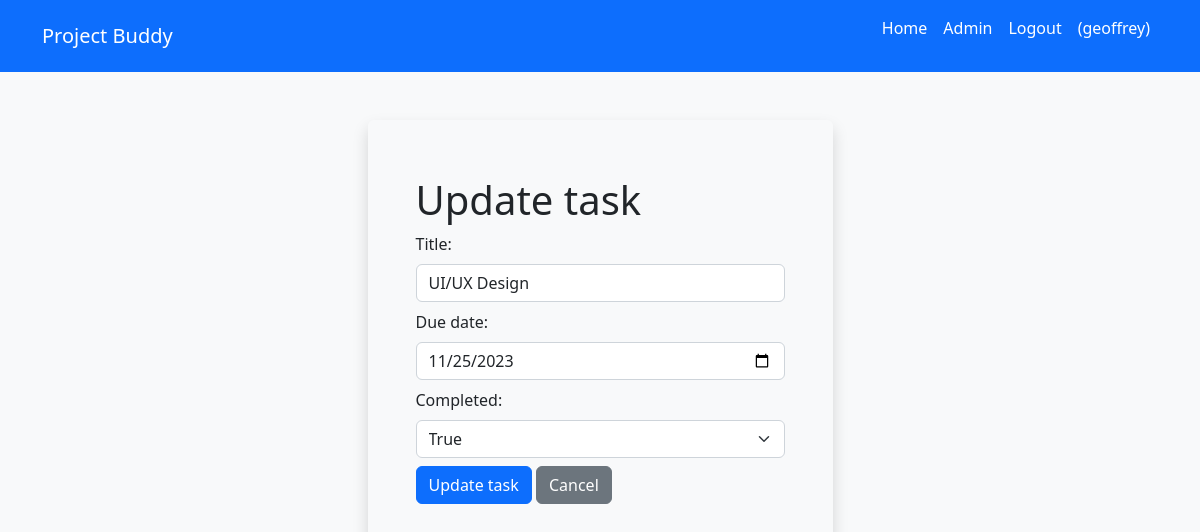
Screenshot of /projects/9/tasks/17/update/ (signed in) with the database file from the repository.
### task_list/models.py (models this page shows, shortened)
class Task(models.Model):
    owner = models.ForeignKey(User, on_delete=models.CASCADE)
    title = models.CharField(max_length=255)
    project = models.ForeignKey(Project, on_delete=models.CASCADE, related_name='tasks')
    created_at = models.DateTimeField(auto_now_add=True)
    due_date = models.DateField(null=True, blank=True)
    completed = models.BooleanField(default=False)

### task_list/views.py (the view, shortened to what this page needs)
# urls.py: path('<int:project_id>/tasks/<int:task_id>/update/', views.task_update, name='task_update'),
@login_required
def task_update(request, project_id, task_id):
    task = get_object_or_404(Task, pk=task_id)
    return render(request, 'task_edit.html', {'task': task, 'project_id': project_id} )

### task_list/templates/task_edit.html (shortened to what this page needs)
{% extends 'base.html'%} {% load humanize %} {% block content %}
<form class='col-12 col-md-5 mx-auto p-5 shadow rounded mt-5' action="{% url 'task_update' project_id task.id %}" method="POST">
  <div class="mb-2 mt-2">
    <h1>Update task</h1>
    <div class="mb-2">
      <label for="title" class="form-label">Title:</label>
      <input
        type="text"
        class="form-control"
        id="title"
        name="title"
        value="{{ task.title }}"
      />
    </div>
    <div class="mb-2">
      <label for="due_date" class="form-label">Due date:</label>
      <input
        type="date"
        class="form-control"
        id="due_date"
        name="due_date"
        value="{{ task.due_date | date:'Y-m-d' }}"
      />
    </div>
    <div class="mb-2">
      <label for="completed" class="form-label">Completed:</label>
      <select class="form-select" id="completed" name="completed">
        <option value="True" {% if task.completed %} selected {% endif %}>
          True
        </option>
      </select>
    </div>
    <button type="submit" class="btn btn-primary">Update task</button>
    <a href="{% url 'project_detail' project_id %}" class="btn btn-secondary"
      >Cancel</a
    >
  </div>
</form>
{% endblock %}

### templates/base.html (shortened to what this page needs)
{% load static%}
<!DOCTYPE html>
<html lang="en">
  <head>
    <link
      href="https://cdn.jsdelivr.net/npm/bootstrap@5.2.3/dist/css/bootstrap.min.css"
      rel="stylesheet"
    />
  </head>
  <body class="bg-light">
    <nav class="navbar navbar-expand-lg bg-primary navbar-dark">
      <div class="container">
        <a class="navbar-brand" href="#"> Project Buddy</a>
        <div class="collapse navbar-collapse" id="navbarSupportedContent">
          <ul class="navbar-nav ms-auto mb-2 mb-lg-0">
            <li class="nav-item">
              <a
                class="nav-link active"
                aria-current="page"
                href="{%url 'home'%}"
                >Home</a
              >
            </li>
            <li class="nav-item">
              <a class="nav-link active" aria-current="page" href="/admin"
                >Admin</a
              >
            </li>
            {% if user.is_authenticated %}
            <li class="nav-item d-flex ">
              <a
                class="nav-link active"
                aria-current="page"
                href="{%url 'logout'%}"
                >Logout</a
              >
              <p class="nav-link active" aria-current="page">({{user.username}})</p>
            </li>
            {% endif %}
          </ul>
        </div>
      </div>
    </nav>
    <div class="container">
      {% include "alert.html"%} {% block content %} {% endblock content %}
    </div>
  </body>
</html>

### rows the page displays
Task: title "UI/UX Design", due_date "11/25/2023", completed "True"

### other values shown
{{ user.username }} "geoffrey"
